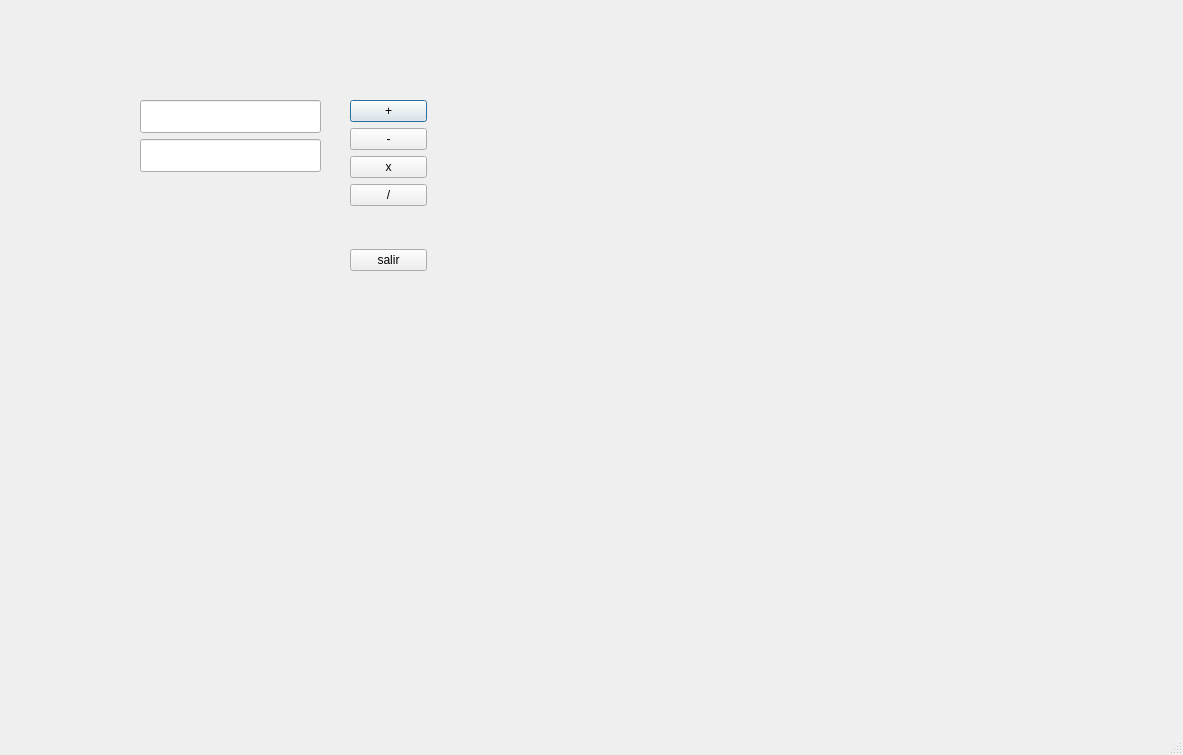
<?xml version="1.0" encoding="UTF-8"?>
<ui version="4.0">
 <class>FormCalc</class>
 <widget class="QDialog" name="FormCalc">
  <property name="geometry">
   <rect>
    <x>0</x>
    <y>0</y>
    <width>1183</width>
    <height>755</height>
   </rect>
  </property>
  <property name="windowTitle">
   <string>FormCalc</string>
  </property>
  <property name="sizeGripEnabled">
   <bool>true</bool>
  </property>
  <widget class="QWidget" name="verticalLayoutWidget">
   <property name="geometry">
    <rect>
     <x>350</x>
     <y>100</y>
     <width>77</width>
     <height>171</height>
    </rect>
   </property>
   <layout class="QVBoxLayout" name="verticalLayout">
    <item>
     <widget class="QPushButton" name="btsuma">
      <property name="text">
       <string>+</string>
      </property>
      <property name="checkable">
       <bool>false</bool>
      </property>
      <property name="flat">
       <bool>false</bool>
      </property>
     </widget>
    </item>
    <item>
     <widget class="QPushButton" name="btresta">
      <property name="text">
       <string>-</string>
      </property>
     </widget>
    </item>
    <item>
     <widget class="QPushButton" name="btmultiplicacion">
      <property name="text">
       <string>x</string>
      </property>
     </widget>
    </item>
    <item>
     <widget class="QPushButton" name="btdivision">
      <property name="text">
       <string>/</string>
      </property>
     </widget>
    </item>
    <item>
     <spacer name="verticalSpacer">
      <property name="orientation">
       <enum>Qt::Vertical</enum>
      </property>
      <property name="sizeType">
       <enum>QSizePolicy::Expanding</enum>
      </property>
      <property name="sizeHint" stdset="0">
       <size>
        <width>20</width>
        <height>40</height>
       </size>
      </property>
     </spacer>
    </item>
    <item>
     <widget class="QPushButton" name="btexit">
      <property name="text">
       <string>salir</string>
      </property>
     </widget>
    </item>
   </layout>
  </widget>
  <widget class="QWidget" name="verticalLayoutWidget_2">
   <property name="geometry">
    <rect>
     <x>140</x>
     <y>100</y>
     <width>181</width>
     <height>171</height>
    </rect>
   </property>
   <layout class="QVBoxLayout" name="verticalLayout_2">
    <item>
     <widget class="QLineEdit" name="entrada1">
      <property name="font">
       <font>
        <pointsize>16</pointsize>
       </font>
      </property>
     </widget>
    </item>
    <item>
     <widget class="QLineEdit" name="entrada2">
      <property name="font">
       <font>
        <pointsize>16</pointsize>
       </font>
      </property>
     </widget>
    </item>
    <item>
     <spacer name="verticalSpacer_2">
      <property name="orientation">
       <enum>Qt::Vertical</enum>
      </property>
      <property name="sizeHint" stdset="0">
       <size>
        <width>20</width>
        <height>40</height>
       </size>
      </property>
     </spacer>
    </item>
    <item>
     <widget class="QLabel" name="etresultado">
      <property name="font">
       <font>
        <pointsize>16</pointsize>
        <weight>75</weight>
        <bold>true</bold>
       </font>
      </property>
      <property name="lineWidth">
       <number>0</number>
      </property>
      <property name="text">
       <string/>
      </property>
      <property name="alignment">
       <set>Qt::AlignCenter</set>
      </property>
     </widget>
    </item>
   </layout>
  </widget>
 </widget>
 <resources/>
 <connections>
  <connection>
   <sender>btsuma</sender>
   <signal>clicked()</signal>
   <receiver>FormCalc</receiver>
   <slot>suma()</slot>
   <hints>
    <hint type="sourcelabel">
     <x>389</x>
     <y>109</y>
    </hint>
    <hint type="destinationlabel">
     <x>622</x>
     <y>107</y>
    </hint>
   </hints>
  </connection>
  <connection>
   <sender>btresta</sender>
   <signal>clicked()</signal>
   <receiver>FormCalc</receiver>
   <slot>resta()</slot>
   <hints>
    <hint type="sourcelabel">
     <x>395</x>
     <y>149</y>
    </hint>
    <hint type="destinationlabel">
     <x>630</x>
     <y>166</y>
    </hint>
   </hints>
  </connection>
  <connection>
   <sender>btmultiplicacion</sender>
   <signal>clicked()</signal>
   <receiver>FormCalc</receiver>
   <slot>multiplicacion()</slot>
   <hints>
    <hint type="sourcelabel">
     <x>388</x>
     <y>179</y>
    </hint>
    <hint type="destinationlabel">
     <x>632</x>
     <y>224</y>
    </hint>
   </hints>
  </connection>
  <connection>
   <sender>btdivision</sender>
   <signal>clicked()</signal>
   <receiver>FormCalc</receiver>
   <slot>division()</slot>
   <hints>
    <hint type="sourcelabel">
     <x>377</x>
     <y>203</y>
    </hint>
    <hint type="destinationlabel">
     <x>632</x>
     <y>291</y>
    </hint>
   </hints>
  </connection>
  <connection>
   <sender>btexit</sender>
   <signal>clicked()</signal>
   <receiver>FormCalc</receiver>
   <slot>close()</slot>
   <hints>
    <hint type="sourcelabel">
     <x>394</x>
     <y>265</y>
    </hint>
    <hint type="destinationlabel">
     <x>499</x>
     <y>382</y>
    </hint>
   </hints>
  </connection>
 </connections>
 <slots>
  <slot>suma()</slot>
  <slot>resta()</slot>
  <slot>multiplicacion()</slot>
  <slot>division()</slot>
 </slots>
</ui>
